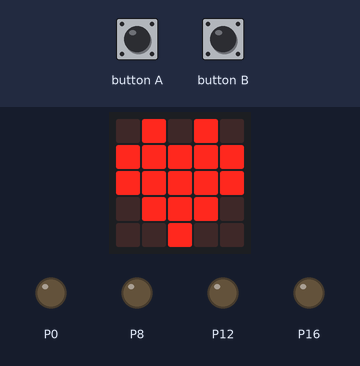
Recording of a program running on a simulated BBC micro:bit running MicroPython. On the bench: the board's 5×5 LED display, output pins drawn as LEDs (lit = HIGH). Dashed ring = blinking. The inputs (shaded band) are chosen by the test bench.

Above: at 1.2 s.
1.3 s: button A pressed for 0.15 s
At 2.1 s:
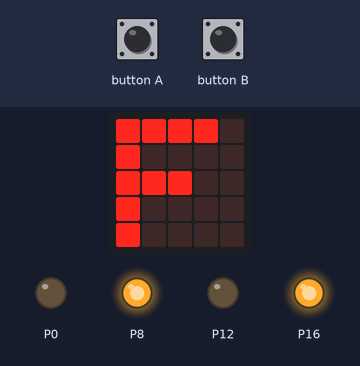
4.4 s: button B pressed for 0.15 s
At 6.7 s:
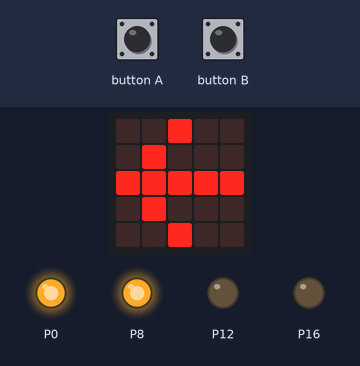
7.5 s: button A pressed for 1 s
At 10.7 s:
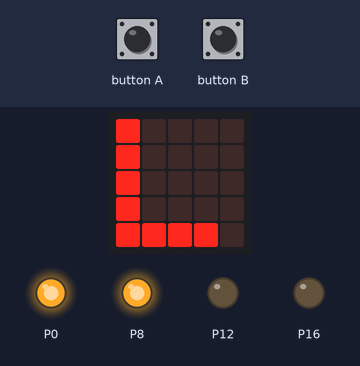
10.8 s: button B pressed for 1 s
At 11.8 s:
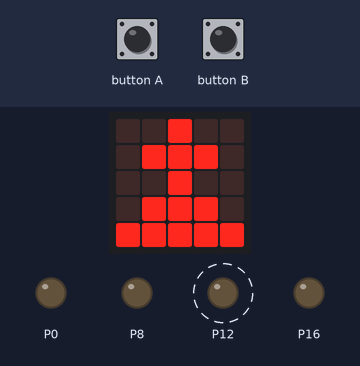
14.8 s: button A pressed for 3.2 s
At 19.3 s:
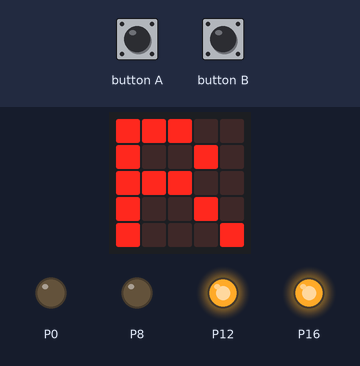
Timing chart, 0 to 22.0 s (numbered marks = the images above; inputs shaded):
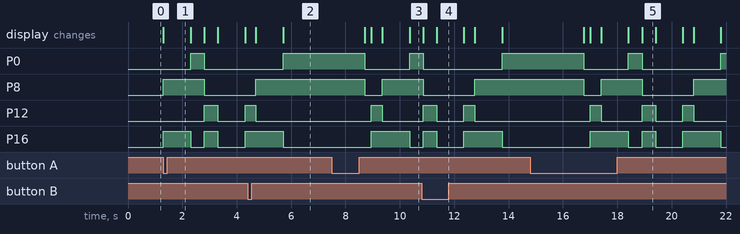

Measured:
- after the input at 1.3 s, P0: LOW → HIGH after 1.0 s, → LOW 0.50 s later; P8: LOW → HIGH at once, → LOW 1.5 s later; P12: LOW → HIGH after 1.5 s, → LOW 0.50 s later, → HIGH 1.0 s later; P16: goes HIGH 1.0 s, LOW 0.50 s, HIGH 0.50 s, LOW 1.0 s, then HIGH, starting at once; the display: changes at once (image 1)
- after the input at 4.4 s, P0: goes on until 5.7 s, then stays HIGH; P8: goes on until 4.7 s, then stays HIGH; P12: goes on until 4.7 s, then stays LOW; P16: goes on until 5.7 s, then stays LOW; the display: first changes after 0.31 s (image 2 shows a later state)
- after the input at 7.5 s, the display: first differs from a run without the input after 1.9 s (image 3 shows a later state)
- after the input at 10.8 s, P0: goes on until 13.8 s, then stays HIGH; P8: goes on until 12.8 s, then stays HIGH; P12: goes on until 12.8 s, then stays LOW; P16: goes on until 13.8 s, then stays LOW
- after the input at 14.8 s, the display: first differs from a run without the input after 2.6 s (image 5 shows a later state)
- what the display in image 5 shows lasts 0.5 s, from 18.9 s to 19.4 s

The program:

2dances.py
```python
from microbit import *

def motor1( command ):
    "Tell the motor 1 output to do command"

    if command == 'forward':
        pin8.write_digital(1)
        pin12.write_digital(0)
    elif command == 'reverse':
        pin8.write_digital(0)
        pin12.write_digital(1)
    elif command == 'stop':
        pin8.write_digital(0)
        pin12.write_digital(0)

    return

def motor2( command ):
    "Tell the motor 2 output to do command"

    if command == 'forward':
        pin0.write_digital(1)
        pin16.write_digital(0)
    elif command == 'reverse':
        pin0.write_digital(0)
        pin16.write_digital(1)
    elif command == 'stop':
        pin0.write_digital(0)
        pin16.write_digital(0)

    return


def forwards():
    "Tell both motors to go forwards"

    display.show('F')
    motor1('forward')
    motor2('reverse')

    return


def left():
    "Turn Left"
    display.show('L')
    motor1('forward')
    motor2('forward')

    return

def right():
    "Turn Right"
    display.show('R')
    motor1('reverse')
    motor2('reverse')

    return


def stop():
    "Stop"

    display.show('S')
    motor1('stop')
    motor2('stop')

    return


def dance1():
    "Dance 1"

    forwards()
    sleep(1000)
    left()
    sleep(500)
    right()
    sleep(500)
    stop()
    display.show(Image.XMAS)
    sleep(1000)
    right()
    sleep(300)

    return


def dance2():
    forwards()
    display.show(Image.TARGET)
    sleep(1000)
    left()
    display.show(Image.ARROW_W)
    sleep(3000)
    stop()
    display.show(Image.TARGET)
    sleep(250)
    right()
    display.show(Image.ARROW_E)
    sleep(300)
    return


while True:
    display.show(Image.HEART)
    sleep(500)
    dance = 0
    while True:
        if button_a.was_pressed():
            dance = 1
        elif button_b.was_pressed():
            dance = 2
        if dance == 1:
            dance1()
        elif dance == 2:
            dance2()
        sleep(100)
```
